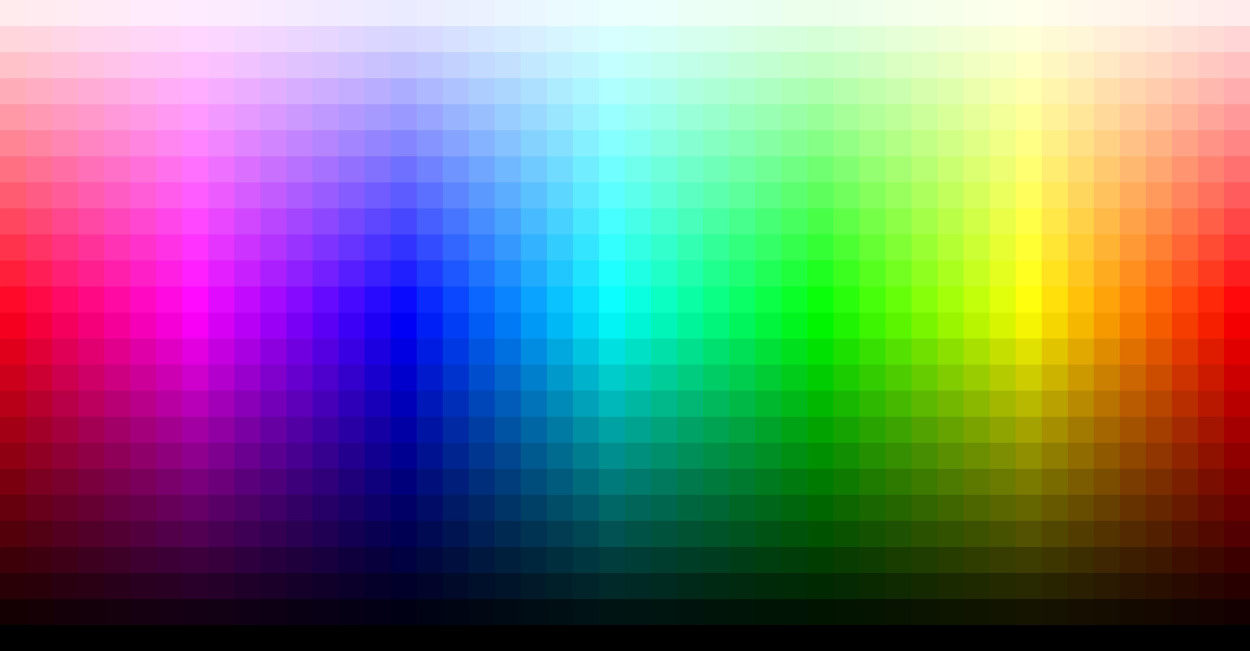
#> input picture Traffic_sign_detection/RGB.jpg, 6250 x 3255 px, given in place of the camera (shown at 1/5 size)
$ python CameraBinarization.py
#> lines starting #> are read from the running program, lines starting #| are printed output that depends on the picture; after the words box and inside, x2 and y2 are one past the last pixel; in counts of white or black regions, pixels touching at a corner belong together
import cv2

def nothing(x):
    pass

cap=cv2.VideoCapture(0)

cv2.namedWindow('result')

cv2.createTrackbar('minb', 'result', 0, 255, nothing)
cv2.createTrackbar('ming', 'result', 0, 255, nothing)
cv2.createTrackbar('minr', 'result', 0, 255, nothing)

cv2.createTrackbar('maxb', 'result', 0, 255, nothing)
cv2.createTrackbar('maxg', 'result', 0, 255, nothing)
cv2.createTrackbar('maxr', 'result', 0, 255, nothing)

while(True):
    ret, frame = cap.read()
#> frame is the input picture: shape (3255, 6250, 3); mean B, G, R 122.7, 122.4, 122.6
    frame = cv2.resize(frame, (300,200))
#> frame: shape (200, 300, 3)
    hsv=cv2.cvtColor(frame,cv2.COLOR_BGR2HSV)
#> hsv: shape (200, 300, 3); mean H, S, V 85.4, 185.8, 186
    cv2.imshow("rgb",frame)
    (H, S, V) = cv2.split(hsv)
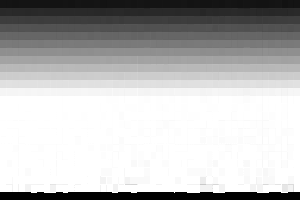
#> S: shape (200, 300); min 0, max 255, mean 185.8
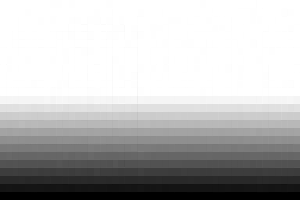
#> V: shape (200, 300); min 0, max 255, mean 186
    cv2.imshow("hue", H)
    cv2.imshow("saturation", S)
    cv2.imshow("value", V)
    B, G, R = cv2.split(frame)
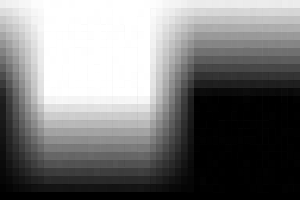
#> B: shape (200, 300); min 0, max 255, mean 122.6
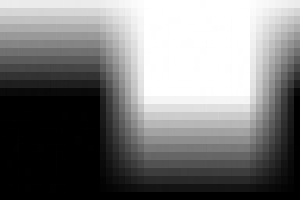
#> G: shape (200, 300); min 0, max 255, mean 122.3
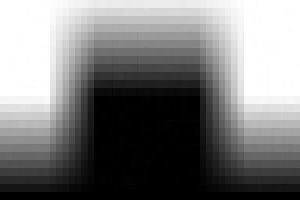
#> R: shape (200, 300); min 0, max 255, mean 122.6
    cv2.imshow("red", R)
    cv2.imshow("green", G)
    cv2.imshow("blue", B)

    minb = cv2.getTrackbarPos('minb', 'result')
    ming = cv2.getTrackbarPos('ming', 'result')
    minr = cv2.getTrackbarPos('minr', 'result')

    maxb = cv2.getTrackbarPos('maxb', 'result')
    maxg = cv2.getTrackbarPos('maxg', 'result')
    maxr = cv2.getTrackbarPos('maxr', 'result')

    hsv=cv2.blur(hsv,(5,5))
#> hsv: shape (200, 300, 3); mean H, S, V 85.4, 185.8, 186
    # cv2.imshow("Blur",hsv)

    mask = cv2.inRange(hsv, (minb,ming,minr), (maxb,maxg,maxr))
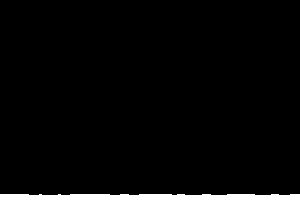
#> mask: shape (200, 300); 2.8% white; 1 white region, box (x1, y1, x2, y2) and area: (0, 194, 300, 200) 1680
    cv2.imshow('mask', mask)

    maskEr=cv2.erode(mask,None,iterations=2)
#> maskEr: shape (200, 300); 1.7% white; 1 white region, box (x1, y1, x2, y2) and area: (0, 196, 300, 200) 1042
    # cv2.imshow("Erode",maskEr)

    maskDi = cv2.dilate(maskEr, None, iterations=4)
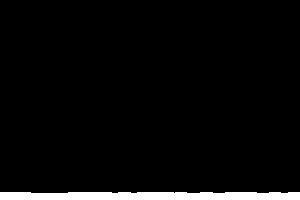
#> maskDi: shape (200, 300); 3.8% white; 1 white region, box (x1, y1, x2, y2) and area: (0, 192, 300, 200) 2306
    # cv2.imshow("Dilate", maskDi)

    result = cv2.bitwise_and(frame, frame, mask = mask)
#> result: shape (200, 300, 3); every value is 0
    cv2.imshow('result', result)

    # result2 = cv2.bitwise_and(color, color, mask=mask)
    # cv2.imshow('result2', result)

    if cv2.waitKey(1) == 27:
#> (key Esc is pressed here)
        break

cap.release()
cv2.destroyAllWindows()

$ run again, on Traffic_sign_detection/Spectr.jpg
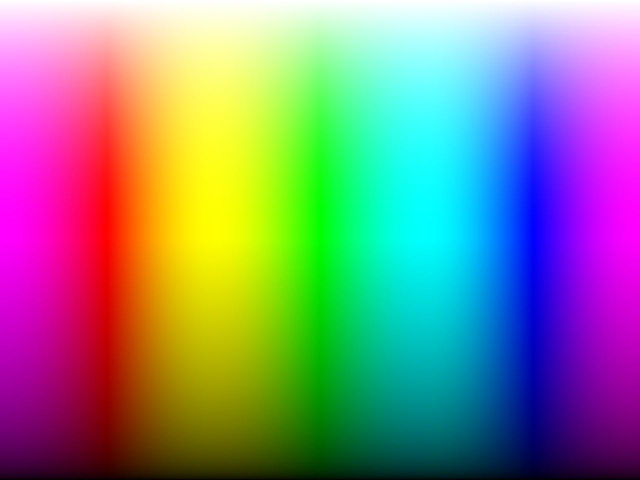
#> input picture Traffic_sign_detection/Spectr.jpg, 1280 x 960 px, given in place of the camera (shown at 1/2 size)
#> frame is the input picture: shape (960, 1280, 3); mean B, G, R 134.7, 134.7, 134.7
#> frame: shape (200, 300, 3)
#> `B, G, R = cv2.split(frame)`:
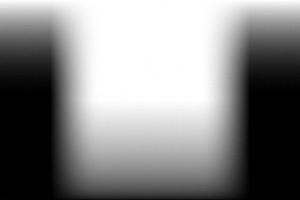
#> G: shape (200, 300); min 0, max 255, mean 134.7
#> `B, G, R = cv2.split(frame)`:
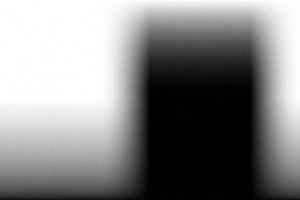
#> R: shape (200, 300); min 0, max 255, mean 134.7
#> mask: shape (200, 300); every value is 0
#> result: shape (200, 300, 3); every value is 0

$ run again, on Traffic_sign_detection/Spectr2.jpg
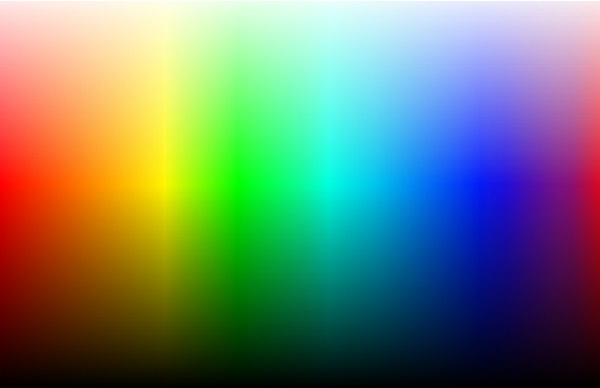
#> input picture Traffic_sign_detection/Spectr2.jpg, 600 x 388 px, given in place of the camera
#> frame is the input picture: shape (388, 600, 3); mean B, G, R 111.8, 129.8, 110
#> frame: shape (200, 300, 3)
#> `B, G, R = cv2.split(frame)`:
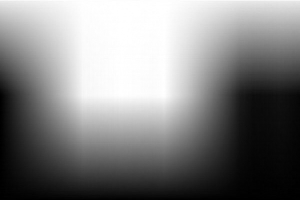
#> G: shape (200, 300); min 0, max 255, mean 129.7
#> `B, G, R = cv2.split(frame)`:
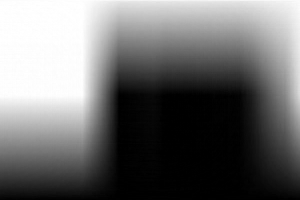
#> R: shape (200, 300); min 0, max 255, mean 109.8
#> mask: shape (200, 300); every value is 0
#> result: shape (200, 300, 3); every value is 0
